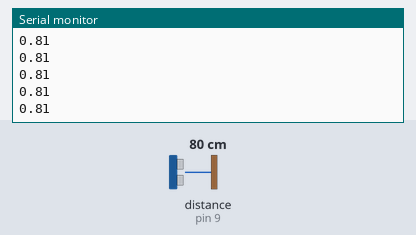
A sketch run on a simulated Arduino Uno, built with avr-gcc and run on an emulated ATmega328P. Shown: the last lines printed to the serial monitor. Inputs (shaded band) come from the test bench; at power-on: distance to the obstacle (sensor on pin 9) 80 cm.

Above: at 1.2 s.
1.3 s: distance to the obstacle (sensor on pin 9) set to 2 cm
At 1.37 s:
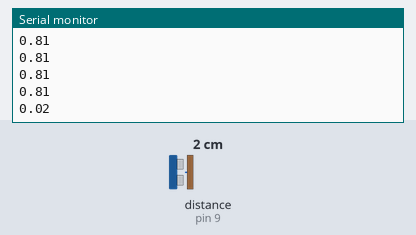
2.8 s: distance to the obstacle (sensor on pin 9) set to 4 cm
At 2.89 s:
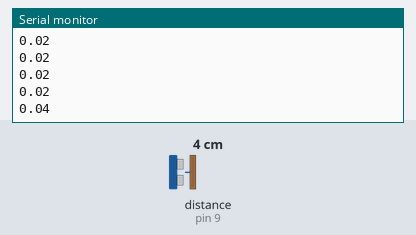
Timing chart, 0 to 5.8 s (numbered marks = the images above; inputs shaded):
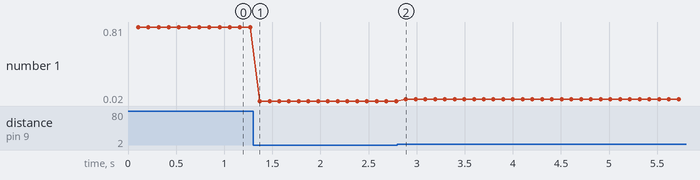

Measured:
- after the input at 1.3 s, the serial monitor: prints a new line after 0.07 s (image 1)
- after the input at 2.8 s, the serial monitor: prints a new line after 0.09 s (image 2)
- plotted number 1: 0.81 → 0.02 after the input at 1.3 s, 0.02 → 0.04 after the input at 2.8 s

The sketch:

sonar_working.ino
```cpp
#include <NewPing.h>

#define SONAR_NUM 1
#define MAX_DISTANCE 1000

NewPing sonar[SONAR_NUM] = {
  NewPing(8, 9, MAX_DISTANCE)
};


void setup() { Serial.begin(9600); }

void loop() {
  float distance = 0;
  for (int i = 0; i < SONAR_NUM; i++) {
    delay(100);
    //Serial.print(i);
    // Serial.print("=");
    distance = sonar[i].ping_cm()/100.0;
    if (distance == 0.00) {
      continue;
    }
    Serial.println(distance);


    //Serial.print(" m");
  }
}
```
